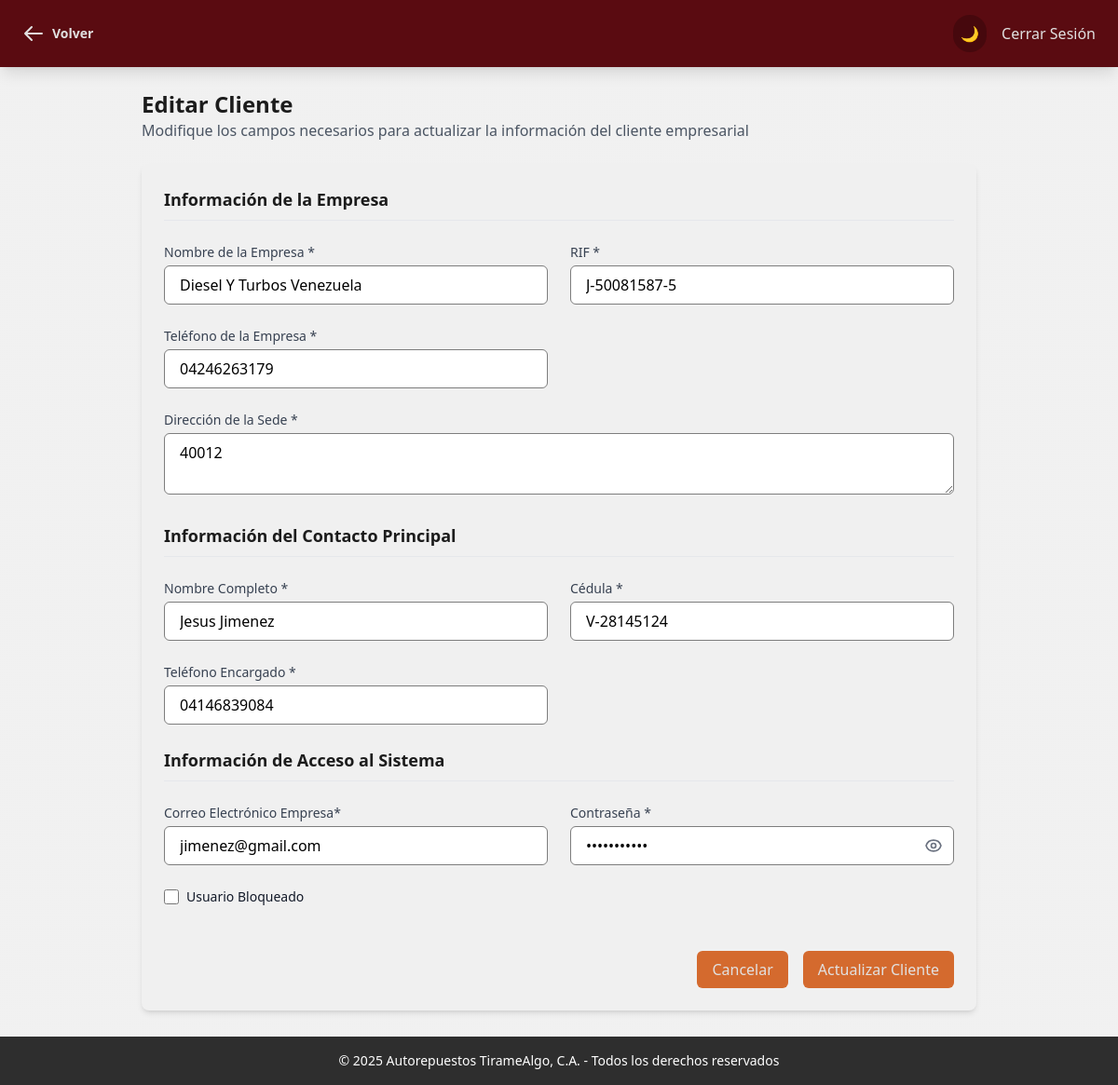
The app's page /panelAdmin/editar-cliente.php?id=2 (signed in), older data.
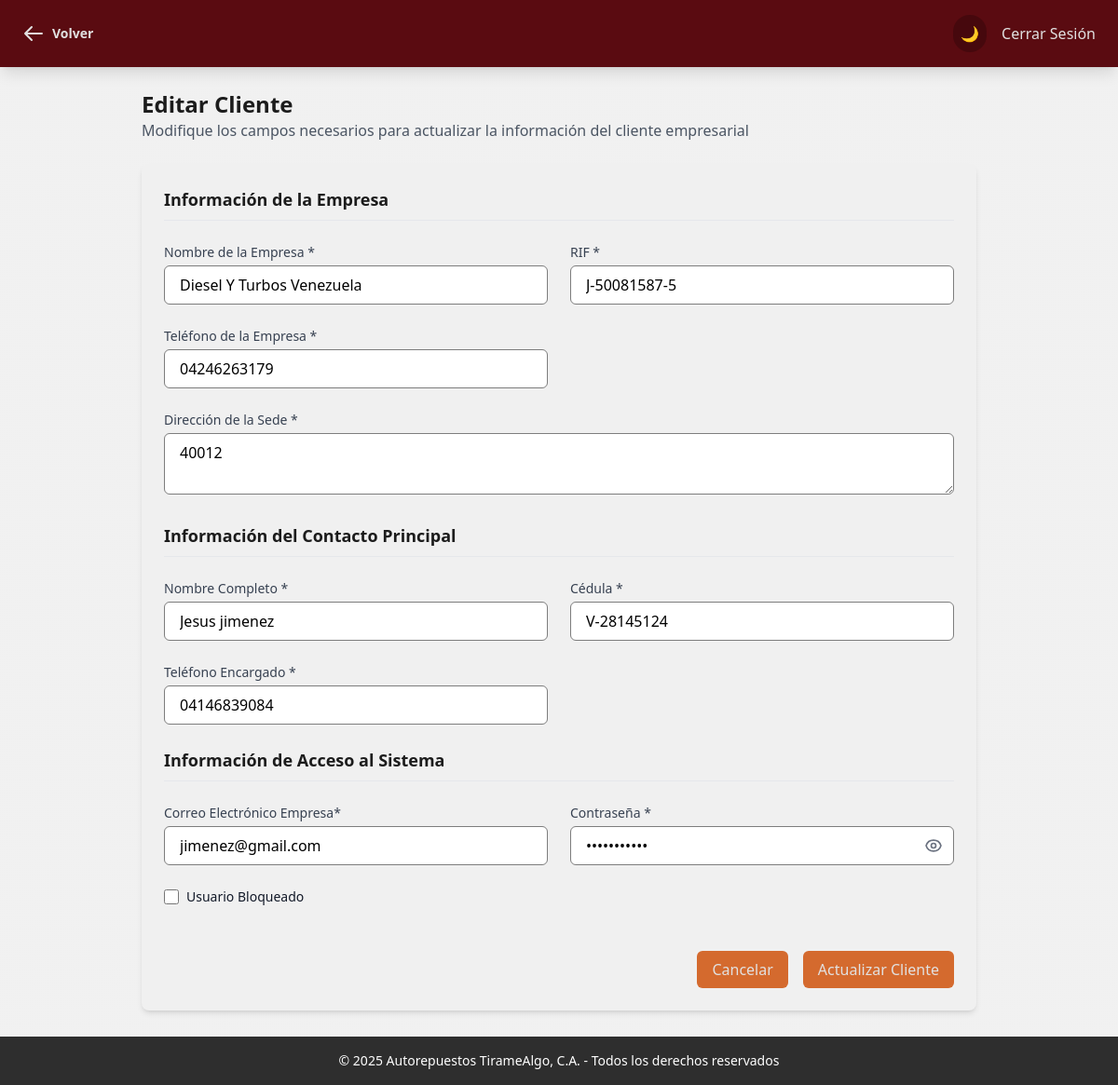
The same page, newer data.
### tables this page shows
CREATE TABLE `clientes` (
  `id` int(11) NOT NULL,
  `nombre_empresa` varchar(60) NOT NULL,
  `rif` varchar(15) NOT NULL,
  `telefono_empresa` varchar(13) NOT NULL,
  `direccion` varchar(255) NOT NULL,
  `nombre_encargado` varchar(60) NOT NULL,
  `cedula_encargado` varchar(13) NOT NULL,
  `telefono_encargado` varchar(13) NOT NULL,
  `correo` varchar(60) DEFAULT NULL,
  `contrasena` varchar(16) NOT NULL,
  `estado_cliente` enum('Activo','Inactivo') DEFAULT 'Activo',
  `intentos` int(11) NOT NULL DEFAULT 0
);

### panelAdmin/editar-cliente.php (the view, shortened to what the changed rows need)
<?php
require '../logica/conexionbdd.php';
$cliente_id = isset($_GET['id']) ? intval($_GET['id']) : 0;
if ($cliente_id > 0) {
    $query = $conn->prepare("SELECT * FROM clientes WHERE id = ?");
    $query->bind_param("i", $cliente_id);
    $query->execute();
    $result = $query->get_result();
    if ($result->num_rows > 0) {
        $cliente = $result->fetch_assoc();
    } else {
        header('location:../login-sesion/login.php?error_message=Cliente no encontrado');
        exit();
    }
} else {
    header('location:../login-sesion/login.php?error_message=ID de cliente inválido');
    exit();
}
?>
<!DOCTYPE html>
<html lang="es" class="dark">
<head>
    <script src="https://cdn.tailwindcss.com"></script>
    <script src="../js/tailwind_config.js"></script>
    <link rel="stylesheet" href="../css/global_style.css">
</head>
<body class="bg-pattern transition-colors duration-200">
    <main class="pt-24 px-6 pb-20">
        <div class="max-w-4xl mx-auto">
            <div class="mb-6">
                <h1 class="text-2xl font-bold text-custom-black dark:text-custom-silverLight">Editar Cliente</h1>
            </div>
            <form action="../logica/actualizar-clientes.php" method="POST" class="bg-custom-silverLight dark:bg-custom-steelDark rounded-lg shadow-md p-6" novalidate>
                <div class="space-y-6">
                    <h2 class="text-lg font-semibold text-custom-black dark:text-custom-silverLight border-b border-gray-200 dark:border-gray-700 pb-2">
                        Información de la Empresa
                    </h2>
                    <div class="grid grid-cols-1 md:grid-cols-2 gap-6">
                        <div>
                            <label class="block text-sm font-medium text-gray-700 dark:text-gray-300 mb-1">
                                Nombre de la Empresa *
                            </label>
                            <input type="text" required
                                id="nombre_empresa"
                                name="nombre_empresa"
                                value="<?php echo htmlspecialchars($cliente['nombre_empresa']); ?>"
                                class="w-full px-4 py-2 rounded-md border border-custom-gray dark:border-custom-gray
                                    dark:bg-custom-gray dark:text-custom-silverLight focus:ring-2 focus:ring-custom-red">
                        </div>
                        <div>
                            <label class="block text-sm font-medium text-gray-700 dark:text-gray-300 mb-1">
                                RIF *
                            </label>
                            <input type="text" required
                                id="rif"
                                name="rif"
                                value="<?php echo htmlspecialchars($cliente['rif']); ?>"
                                placeholder="J-12345678-9"
                                class="w-full px-4 py-2 rounded-md border border-custom-gray dark:border-custom-gray
                                    dark:bg-custom-gray dark:text-custom-silverLight focus:ring-2 focus:ring-custom-red">
                        </div>
                        <div>
                            <label class="block text-sm font-medium text-gray-700 dark:text-gray-300 mb-1">
                                Teléfono de la Empresa *
                            </label>
                            <input type="tel" required
                                id="telefono_empresa"
                                name="telefono_empresa"
                                value="<?php echo htmlspecialchars($cliente['telefono_empresa']); ?>"
                                placeholder="0212-1234567"
                                class= "w-full px-4 py-2 rounded-md border border-custom-gray dark:border-custom-gray
                                    dark:bg-custom-gray dark:text-custom-silverLight focus:ring-2 focus:ring-custom-red">
                        </div>
                    </div>
                    <div>
                        <label class="block text-sm font-medium text-gray-700 dark:text-gray-300 mb-1">
                            Dirección de la Sede *
                        </label>
                        <textarea required name="direccion" id="direccion"
                                rows="2"
                                class="w-full px-4 py-2 rounded-md border border-custom-gray dark:border-custom-gray
                                    dark:bg-custom-gray dark:text-custom-silverLight focus:ring-2 focus:ring-custom-red"><?php echo htmlspecialchars($cliente['direccion']); ?></textarea>
                    </div>
                    <h2 class="text-lg font-semibold text-custom-black dark:text-custom-silverLight border-b border-gray-200 dark:border-gray-700 pb-2 mt-8">
                        Información del Contacto Principal
                    </h2>
                    <div class="grid grid-cols-1 md:grid-cols-2 gap-6">
                        <div>
                            <label class="block text-sm font-medium text-gray-700 dark:text-gray-300 mb-1">
                                Nombre Completo *
                            </label>
                            <input type="text" required name="nombre_contacto" id="nombre_contacto"
                                value="<?php echo htmlspecialchars($cliente['nombre_encargado']); ?>"
                                class="w-full px-4 py-2 rounded-md border border-custom-gray dark:border-custom-gray
                                    dark:bg-custom-gray dark:text-custom-silverLight focus:ring-2 focus:ring-custom-red">
                        </div>
                        <div>
                            <label class="block text-sm font-medium text-gray-700 dark:text-gray-300 mb-1">
                                Cédula *
                            </label>
                            <input type="text" required name="cedula_encargado" id="cedula_encargado"
                                value="<?php echo htmlspecialchars($cliente['cedula_encargado']); ?>"
                                placeholder="V-12345678"
                                class="w-full px-4 py-2 rounded-md border border-custom-gray dark:border-custom-gray
                                    dark:bg-custom-gray dark:text-custom-silverLight focus:ring-2 focus:ring-custom-red">
                        </div>
                        <div>
                            <label class="block text-sm font-medium text-gray-700 dark:text-gray-300 mb-1">
                                Teléfono Encargado *
                            </label>
                            <input type="tel" required name="telefono_encargado" id="telefono_encargado"
                                value="<?php echo htmlspecialchars($cliente['telefono_encargado']); ?>"
                                placeholder="0414-1234567"
                                class="w-full px-4 py-2 rounded-md border border-custom-gray dark:border-custom-gray
                                    dark:bg-custom-gray dark:text-custom-silverLight focus:ring-2 focus:ring-custom-red">
                        </div>
                    </div>
                    <h2 class="text-lg font-semibold text-custom-black dark:text-custom-silverLight border-b border-gray-200 dark:border-gray-700 pb-2 mt-8">
                        Información de Acceso al Sistema
                    </h2>
                    <div class="grid grid-cols-1 md:grid-cols-2 gap-6">
                        <div>
                            <label class="block text-sm font-medium text-gray-700 dark:text-gray-300 mb-1">
                                Correo Electrónico Empresa*
                            </label>
                            <input type="email" required name="correo_empresa" id="correo_empresa"
                                value="<?php echo htmlspecialchars($cliente['correo']); ?>"
                                class="w-full px-4 py-2 rounded-md border border-custom-gray dark:border-custom-gray
                                    dark:bg-custom-gray dark:text-custom-silverLight focus:ring-2 focus:ring-custom-red">
                        </div>
                        <div>
                            <div class="relative">
                                <input type="password" required
                                    id="password"
                                    name="password"
                                    value="<?php echo htmlspecialchars($cliente['contrasena']); ?>"
                                    class="w-full px-4 py-2 rounded-md border border-custom-gray dark:border-custom-gray
                                    dark:bg-custom-gray dark:text-custom-silverLight focus:ring-2 focus:ring-custom-red">
                                <button type="button"
                                        onclick="togglePassword()"
                                        class="absolute inset-y-0 right-0 pr-3 flex items-center">
                                </button>
                            </div>
                        </div>
                    </div>
                </div>
            </form>
        </div>
    </main>
</body>
</html>

Row changes from the older to the newer data that the page shows:
changed clientes "Diesel Y Turbos Venezuela": nombre_contacto "Jesus Jimenez" → "Jesus jimenez"
